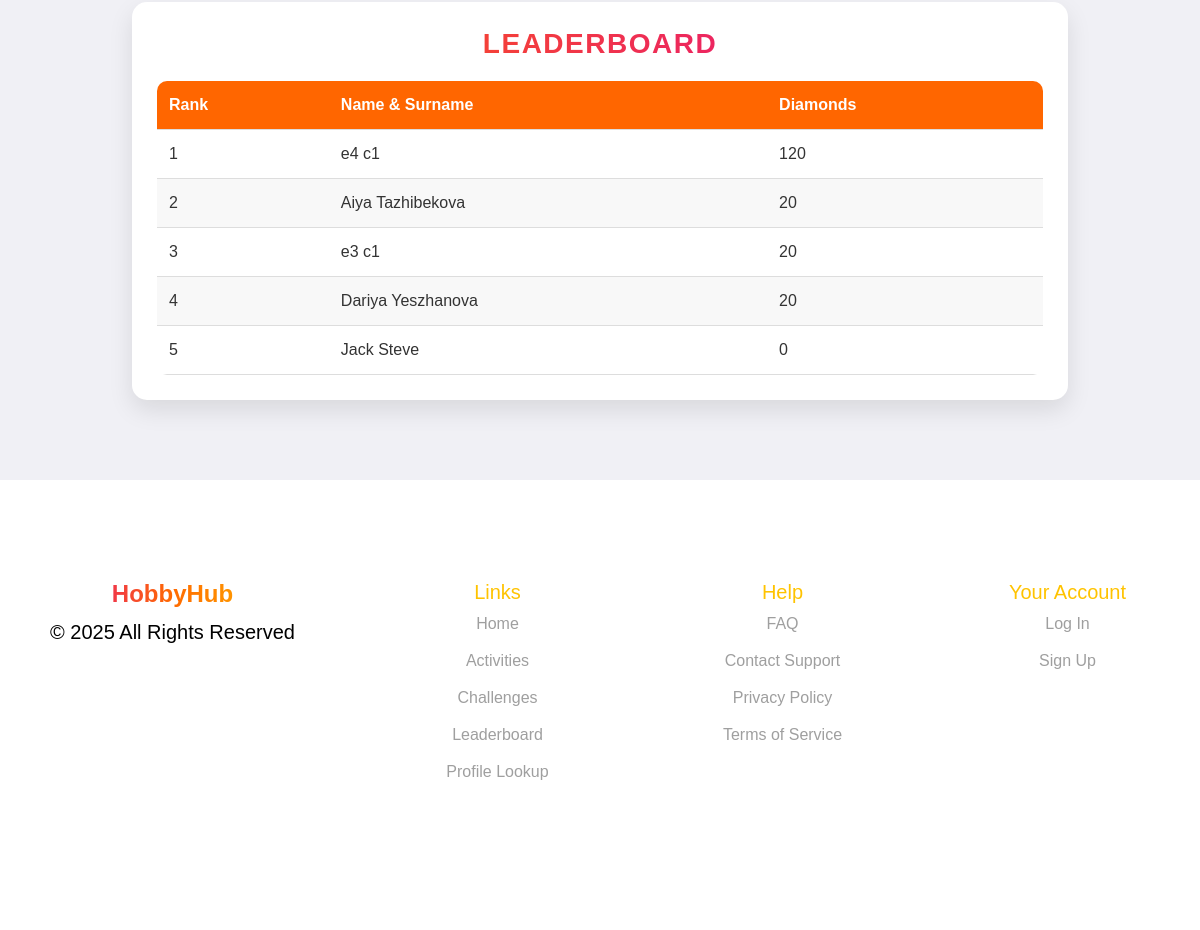
Page /leaderboard_show/ (signed in, lower part) on the earlier database version.
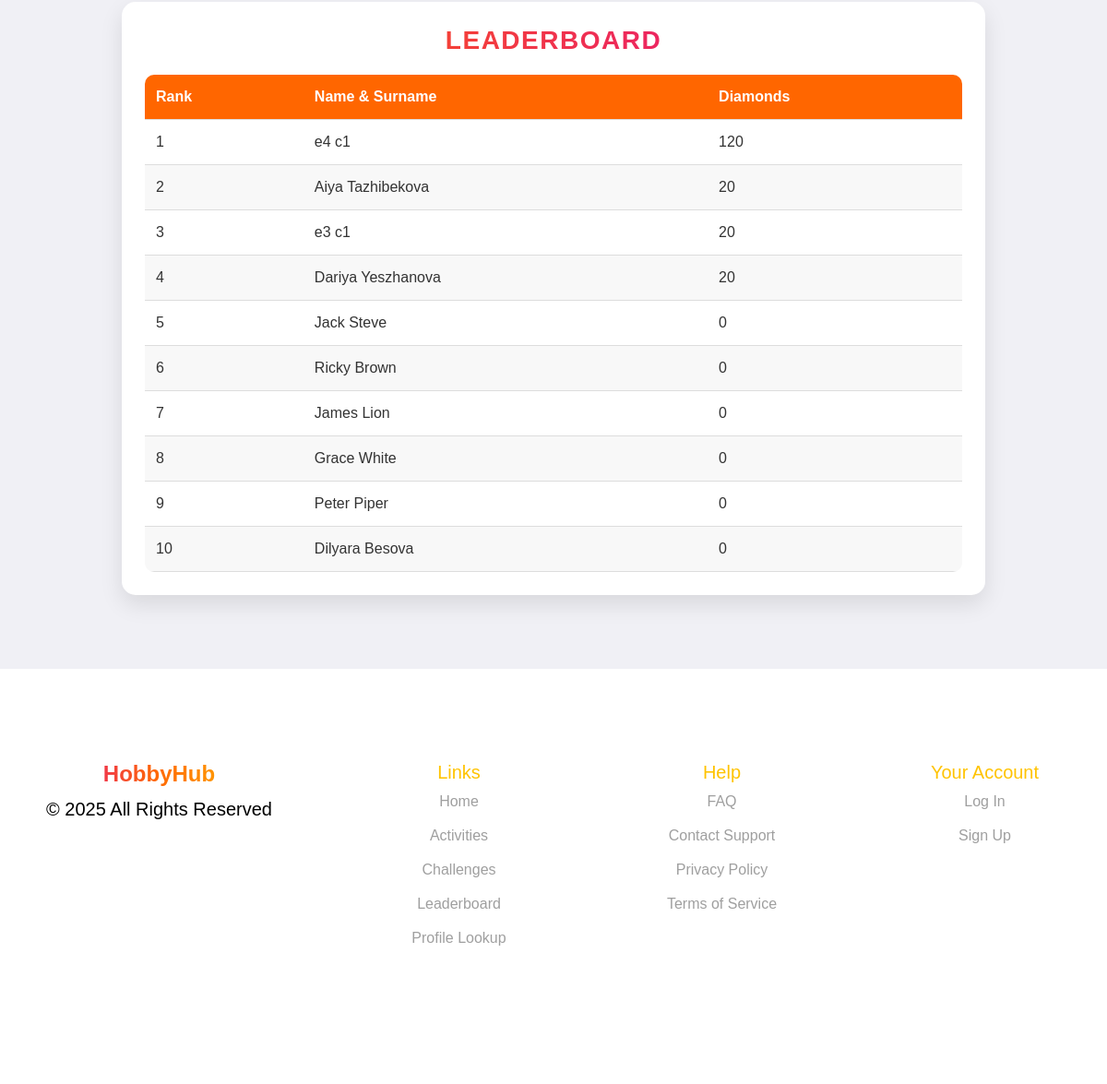
Same page on the later database version.
### events/models.py (models this page shows, shortened)
class Employee(models.Model):
    nickname = models.CharField(max_length=100, primary_key=True, verbose_name="Nickname")
    name = models.CharField(max_length=255, verbose_name="Name")
    last_name = models.CharField(max_length=255, verbose_name="Last Name")
    number = models.CharField(max_length=20, verbose_name="Number")
    join_date = models.DateField(verbose_name="Join Date")
    date_of_birth = models.DateField(null=True, blank=True, verbose_name="Date of Birth")
    receive_sms_notifications = models.BooleanField(default=True, verbose_name="Receive SMS Notifications")
    receive_email_notifications = models.BooleanField(default=True, verbose_name="Receive Email Notifications")
    receive_reminders = models.BooleanField(default=True, verbose_name="Receive Reminders")
    social_id = models.CharField(max_length=255, blank=True, null=True)  # ID из социальной сети
    social_provider = models.CharField(max_length=50, blank=True, null=True)  # Провайдер (Google, Facebook и т.д.)
    company = models.ForeignKey(
        Company,
        to_field='company_id',
        on_delete=models.CASCADE,
        verbose_name="Company"
    )
    gender = models.CharField(max_length=10, choices=[('Male', 'Male'), ('Female', 'Female')], verbose_name="Gender")
    mail = models.EmailField(unique=True, verbose_name="Email")
    password = models.CharField(max_length=255, verbose_name="Password")
    is_approved = models.BooleanField(default=False, verbose_name="Approved")
    profile_photo = models.ImageField(upload_to='profile_photos/', null=True, blank=True, verbose_name="Profile Photo")
    hobbies = models.ManyToManyField(Hobby, blank=True, related_name='employees')
    diamonds = models.IntegerField(default=0, verbose_name="Diamonds")

### events/views.py (the view)
# urls.py: path('leaderboard_show/', leaderboard_show, name="leaderboard_show"),
@role_required("organizer")
def leaderboard_show(request):
    employees = Employee.objects.filter(is_approved=True).order_by('-diamonds')
    if request.session.get("company_id"):
        company_id = request.session["company_id"]
        company = Company.objects.get(id=company_id)
        employees = Employee.objects.filter(company=company, is_approved=True).order_by('-diamonds')
        prizes = Prize.objects.filter(company=company).order_by('rank')
        return render(request, 'leaderboard_show.html', {
            'employees': employees,
            'prizes': prizes,
        })
    else:
        return redirect('sign_in')

### events/views.py (called while the page is built)
def role_required(role):
    def decorator(view_func):
        @wraps(view_func)
        def wrapper(request, *args, **kwargs):
            if role == "employee" and not request.session.get("nickname"):
                return redirect(f"/sign_in/?next={request.get_full_path()}")
            if role == "organizer" and not request.session.get("company_id"):
                return redirect(f"/sign_in/?next={request.get_full_path()}")
            return view_func(request, *args, **kwargs)
        return wrapper
    return decorator

### events/templates/leaderboard_show.html (shortened to what this page needs)
{% extends "organizer_base.html" %}
    {% load static %}
    {% block extra_css %}
        <link rel="stylesheet" href="{% static 'css/organizer-styles.css' %}">
        <link rel="stylesheet" href="{% static 'css/leaderboard.css' %}">
        <link href="https://fonts.cdnfonts.com/css/gilroy-bold" rel="stylesheet">
        <link rel="stylesheet" href="https://cdn.jsdelivr.net/npm/swiper/swiper-bundle.min.css">
    {% endblock %}
    {% block content %}
    <section class="leaderboard">
        <div class="leaderboard-container">
            <h2>Leaderboard</h2>
            <table id="leaderboard-table">
                <thead>
                    <tr>
                        <th>Rank</th>
                        <th>Name & Surname</th>
                        <th>Diamonds</th>
                    </tr>
                </thead>
                <tbody>
                    {% for employee in employees %}
                    <tr>
                        <td>{{ forloop.counter }}</td>
                        <td>{{ employee.name }} {{ employee.last_name }}</td>
                        <td>{{ employee.diamonds }} </td>
                    </tr>
                    {% endfor %}
                </tbody>
            </table>
        </div>
    </section>
 {% endblock %}

Differences in the rows shown:
added Employee: name "Ricky", last_name "Brown", diamonds "0"
added Employee: name "James", last_name "Lion", diamonds "0"
added Employee: name "Grace", last_name "White", diamonds "0"
added Employee: name "Peter", last_name "Piper", diamonds "0"
added Employee: name "Dilyara", last_name "Besova", diamonds "0"
